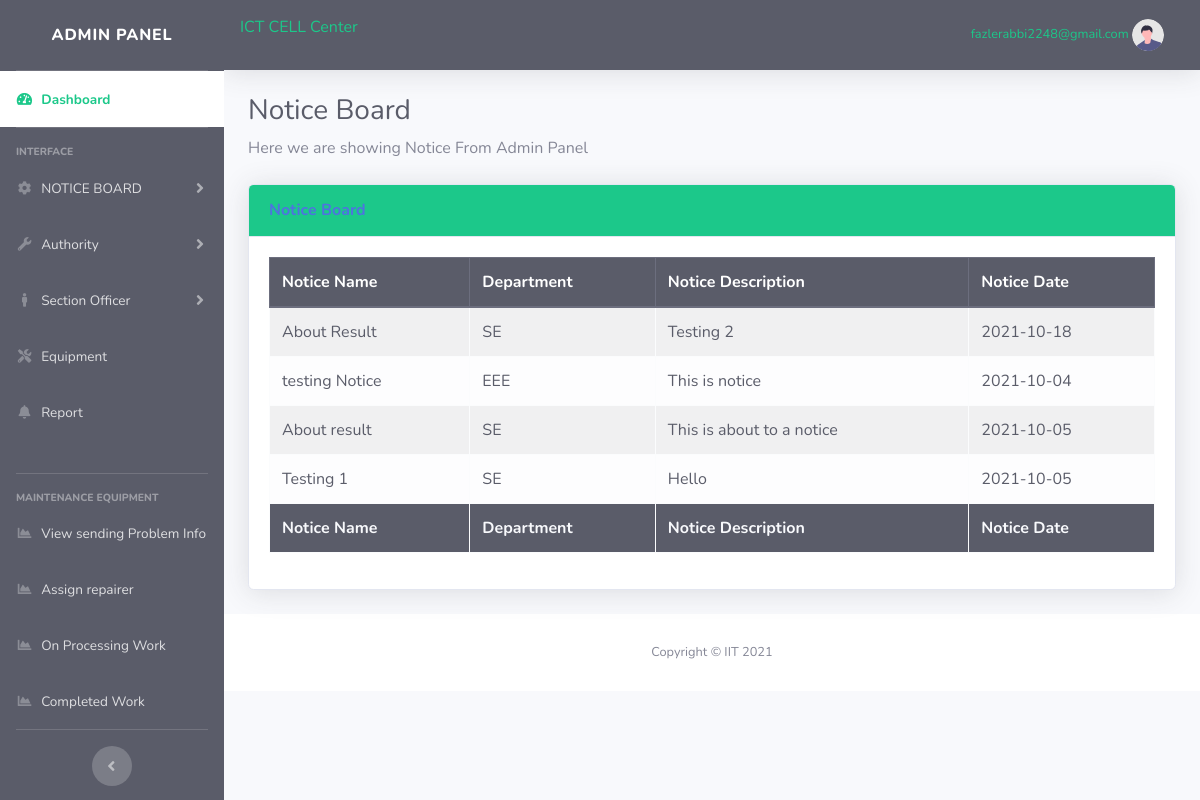
Screenshot of /adminpanel/notice-details.php (signed in) with the database file from the repository.
### tables this page shows
CREATE TABLE `notice` (
  `notice_id` int(10) NOT NULL,
  `notice_name` varchar(100) NOT NULL,
  `notice_desc` varchar(1000) NOT NULL,
  `notice_department` varchar(100) NOT NULL,
  `notice_date` date NOT NULL
);

### adminpanel/notice-details.php (the view, shortened to what this page needs)
<?php  include("includes/header.php"); ?>
<?php  include("includes/navbar.php"); ?>
                <div class="container-fluid">
                    <h1 class="h3 mb-2 text-gray-800">Notice Board </h1>
                    <p class="mb-4">
                      Here we are showing Notice From Admin Panel
                    </p>
                    <div class="card shadow mb-4">
                        <div class="card-header py-3 bg-success">
                            <h6 class="m-0 font-weight-bold text-primary">Notice Board</h6>
                        </div>
                        <div class="card-body">
                                                          <table class="table table-bordered table-striped table-light" id="dataTable" width="100%" cellspacing="0">
                                    <thead class="thead-dark">
                                        <tr>
                                            <th>Notice Name </th>
                                            <th>Department</th>
                                            <th>Notice Description</th>
                                            <th>Notice Date</th>
                                        </tr>
                                    </thead>
                                    <tfoot class="bg-dark">
                                        <tr class="text-light">
                                            <th>Notice Name </th>
                                            <th>Department</th>
                                            <th>Notice Description</th>
                                            <th>Notice Date</th>
                                        </tr>
                                    </tfoot>
                                    <tbody>
                                         <?php  include("conn.php"); ?>
                                                  <?php
                                                      $sql= "select * from notice";
                                                      $Q=mysqli_query($conn,$sql);
                                                      while($data=mysqli_fetch_assoc($Q)){
                                                  ?>
                                                  <tr class="text-dark">
                                                      <td><?php echo $data['notice_name'];?></td>
                                                      <td><?php echo $data['notice_department']?></td>
                                                      <td><?= $data['notice_desc']; ?></td>
                                                      <td><?= $data['notice_date']; ?></td>
                                                    </tr>
                                                    <?php } ?>
                                    </tbody>
                                </table>
                     </div>
                     </div>
                     </div>
<?php  include("includes/footer.php"); ?>

### rows the page displays
notice: notice_name "About Result", notice_department "SE", notice_desc "Testing 2", notice_date "2021-10-18"
notice: notice_name "testing Notice", notice_department "EEE", notice_desc "This is notice", notice_date "2021-10-04"
notice: notice_name "About result", notice_department "SE", notice_desc "This is about to a notice", notice_date "2021-10-05"
notice: notice_name "Testing 1", notice_department "SE", notice_desc "Hello", notice_date "2021-10-05"

### other values shown
$_SESSION['username'] "fazlerabbi2248@gmail.com"
